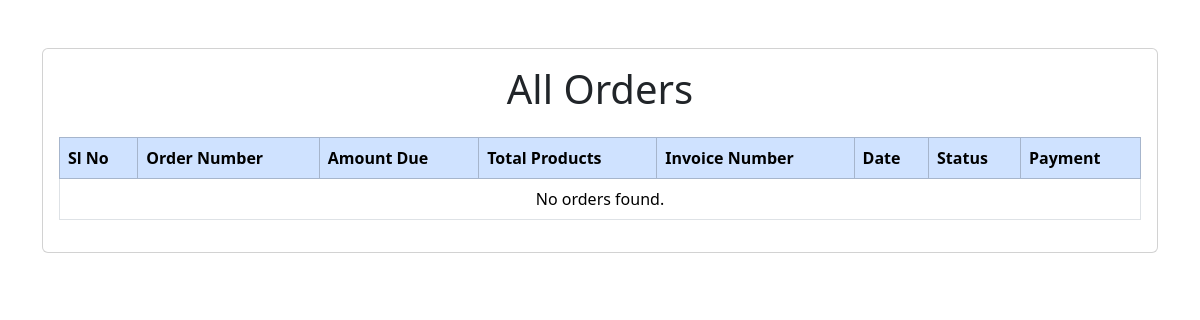
/owner_panel/view_orders.php, run on an earlier commit of the app's database.
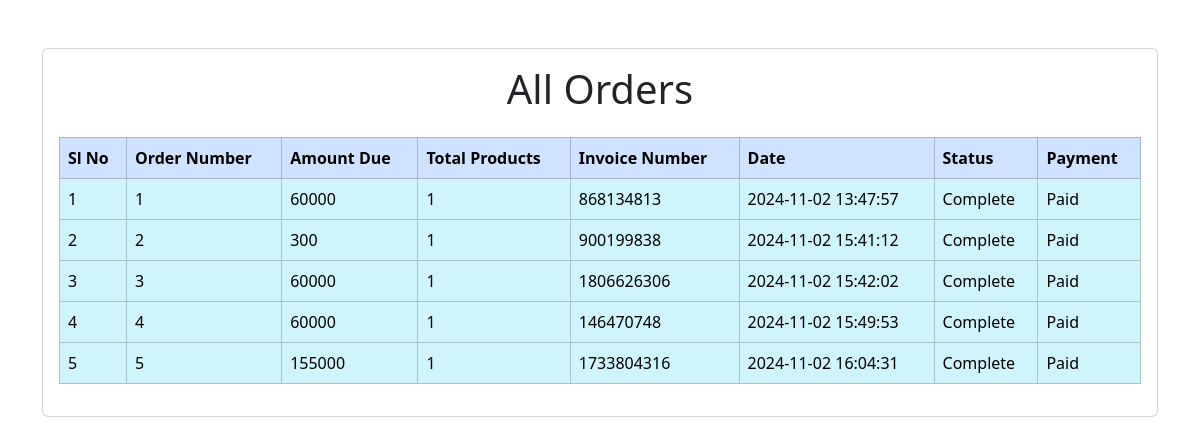
And on a later commit of the database.
### tables this page shows
CREATE TABLE `orders` (
  `order_id` int(11) NOT NULL,
  `user_id` int(11) NOT NULL,
  `amount_due` int(255) NOT NULL,
  `invoice_number` int(255) NOT NULL,
  `total_products` int(255) NOT NULL,
  `order_date` timestamp NOT NULL DEFAULT current_timestamp() ON UPDATE current_timestamp(),
  `order_status` varchar(255) NOT NULL,
  `email_sent` tinyint(1) DEFAULT 0,
  `sms_sent` tinyint(1) DEFAULT 0
);

### owner_panel/view_orders.php (the view, shortened to what this page needs)
<?php
include('../include/connect.php');
?>
<!DOCTYPE html>
<html lang="en">
<head>
    <link rel="stylesheet" href="https://cdn.jsdelivr.net/npm/bootstrap@5.3.3/dist/css/bootstrap.min.css">
</head>
<body>
    <div class="container mt-5">
        <div class="card">
            <div class="card-body">
                <h1 class="text-center">All Orders</h1>
                <table class="table table-bordered mt-4">
                    <thead class="table-primary">
                        <tr>
                            <th scope="col">Sl No</th>
                            <th scope="col">Order Number</th>
                            <th scope="col">Amount Due</th>
                            <th scope="col">Total Products</th>
                            <th scope="col">Invoice Number</th>
                            <th scope="col">Date</th>
                            <th scope="col">Status</th>
                            <th scope="col">Payment</th>
                        </tr>
                    </thead>
                    <tbody>
                        <?php
                        $get_orders_details = "SELECT * FROM `orders`";
                        $result_orders = mysqli_query($con, $get_orders_details);
                        if (mysqli_num_rows($result_orders) > 0) {
                            $sl_order = 1;
                            while ($row_orders = mysqli_fetch_assoc($result_orders)) {
                                $order_id = $row_orders['order_id'];
                                $order_amount_due = $row_orders['amount_due'];
                                $order_total_products = $row_orders['total_products'];
                                $order_invoice_number = $row_orders['invoice_number'];
                                $order_date = $row_orders['order_date'];
                                $order_status = ($row_orders['order_status'] == 'Pending') ? "Incomplete" : "Complete";
                                $payment_status = ($order_status == "Complete") ? "Paid" : "Unpaid";
                                echo "
                                    <tr class='table-info'>
                                        <td>{$sl_order}</td>
                                        <td>{$order_id}</td>
                                        <td>{$order_amount_due}</td>
                                        <td>{$order_total_products}</td>
                                        <td>{$order_invoice_number}</td>
                                        <td>{$order_date}</td>
                                        <td>{$order_status}</td>
                                        <td>{$payment_status}</td>
                                    </tr>";
                                $sl_order++;
                            }
                        } else {
                            echo "<tr><td colspan='8' class='text-center'>No orders found.</td></tr>";
                        }
                        ?>
                    </tbody>
                </table>
            </div>
        </div>
    </div>
</body>
</html>

What changed in the data, as far as the page shows it:
added orders: order_id "1", amount_due "60000", total_products "1", invoice_number "868134813", order_date "2024-11-02 13:47:57", order_status "Complete", order_status "Paid"
added orders: order_id "2", amount_due "300", total_products "1", invoice_number "900199838", order_date "2024-11-02 15:41:12", order_status "Complete", order_status "Paid"
added orders: order_id "3", amount_due "60000", total_products "1", invoice_number "1806626306", order_date "2024-11-02 15:42:02", order_status "Complete", order_status "Paid"
added orders: order_id "4", amount_due "60000", total_products "1", invoice_number "146470748", order_date "2024-11-02 15:49:53", order_status "Complete", order_status "Paid"
added orders: order_id "5", amount_due "155000", total_products "1", invoice_number "1733804316", order_date "2024-11-02 16:04:31", order_status "Complete", order_status "Paid"
Also different on the page:
text no longer shown: "No orders found."
